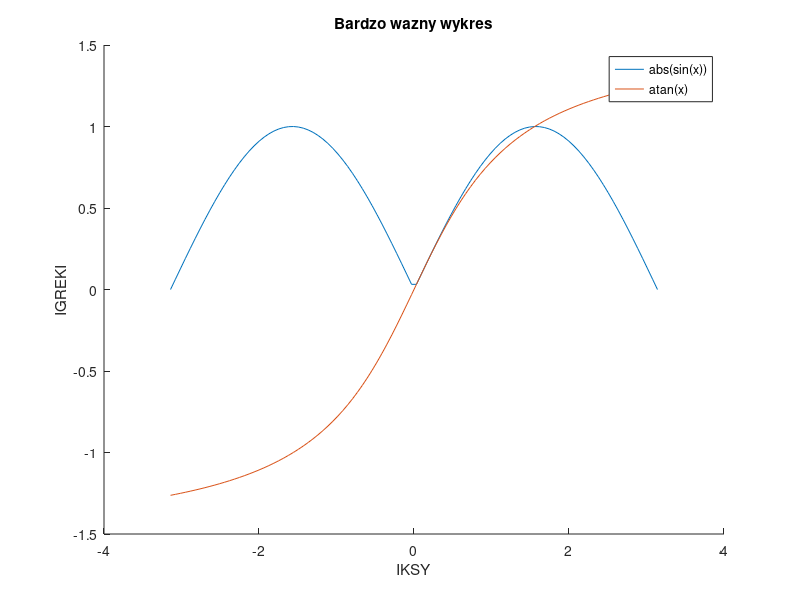

Write the MATLAB code that produced this figure.
%zad.1
clear
x = linspace(-pi, pi, 100);

hold on;
plot(x, abs(sin(x)));
plot(x, atan(x));
hold off;

xlabel('IKSY');
ylabel('IGREKI');
title('Bardzo wazny wykres');
legend('abs(sin(x))', 'atan(x)');
